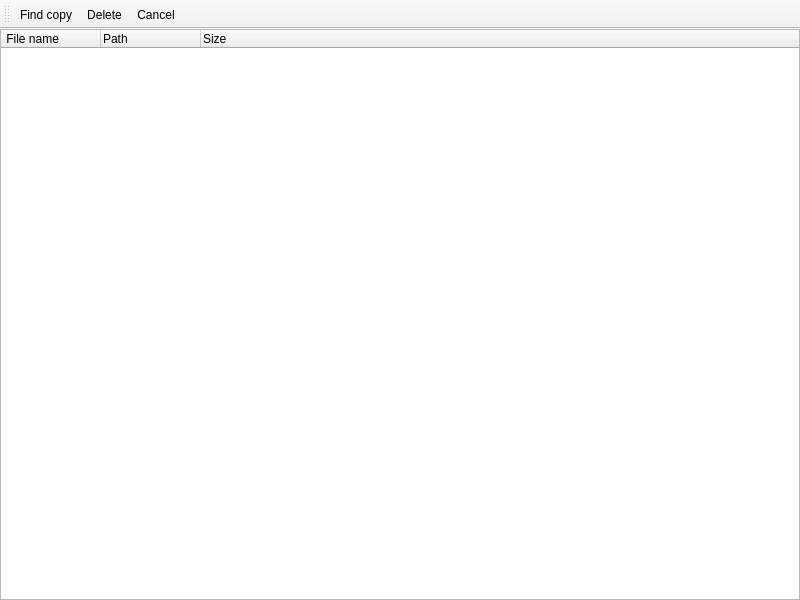
<?xml version="1.0" encoding="UTF-8"?>
<ui version="4.0">
 <class>MainWindow</class>
 <widget class="QMainWindow" name="MainWindow">
  <property name="geometry">
   <rect>
    <x>0</x>
    <y>0</y>
    <width>800</width>
    <height>600</height>
   </rect>
  </property>
  <property name="windowTitle">
   <string>MainWindow</string>
  </property>
  <widget class="QWidget" name="centralWidget">
   <layout class="QHBoxLayout" name="horizontalLayout">
    <property name="leftMargin">
     <number>0</number>
    </property>
    <property name="topMargin">
     <number>0</number>
    </property>
    <property name="rightMargin">
     <number>0</number>
    </property>
    <property name="bottomMargin">
     <number>0</number>
    </property>
    <item>
     <widget class="QTreeWidget" name="treeWidget">
      <property name="selectionBehavior">
       <enum>QAbstractItemView::SelectRows</enum>
      </property>
      <column>
       <property name="text">
        <string> File name</string>
       </property>
      </column>
      <column>
       <property name="text">
        <string>Path</string>
       </property>
      </column>
      <column>
       <property name="text">
        <string>Size</string>
       </property>
      </column>
     </widget>
    </item>
   </layout>
  </widget>
  <widget class="QToolBar" name="toolBar">
   <property name="cursor">
    <cursorShape>ArrowCursor</cursorShape>
   </property>
   <property name="contextMenuPolicy">
    <enum>Qt::DefaultContextMenu</enum>
   </property>
   <property name="acceptDrops">
    <bool>false</bool>
   </property>
   <property name="windowTitle">
    <string>toolBar</string>
   </property>
   <attribute name="toolBarArea">
    <enum>TopToolBarArea</enum>
   </attribute>
   <attribute name="toolBarBreak">
    <bool>false</bool>
   </attribute>
   <addaction name="actionFind_copy"/>
   <addaction name="actionDelete"/>
   <addaction name="actionCancel"/>
  </widget>
  <action name="actionFind_copy">
   <property name="text">
    <string>&amp;Find copy</string>
   </property>
   <property name="toolTip">
    <string>Scan (Ctrl + Enter)</string>
   </property>
   <property name="shortcut">
    <string>Ctrl+Enter</string>
   </property>
  </action>
  <action name="actionDelete">
   <property name="text">
    <string>&amp;Delete</string>
   </property>
   <property name="toolTip">
    <string>Delete (Del)</string>
   </property>
   <property name="shortcut">
    <string>Del</string>
   </property>
  </action>
  <action name="actionCancel">
   <property name="text">
    <string>&amp;Cancel</string>
   </property>
   <property name="toolTip">
    <string>Cancel (Esc)</string>
   </property>
   <property name="shortcut">
    <string>Esc</string>
   </property>
  </action>
 </widget>
 <layoutdefault spacing="6" margin="11"/>
 <resources/>
 <connections/>
</ui>
